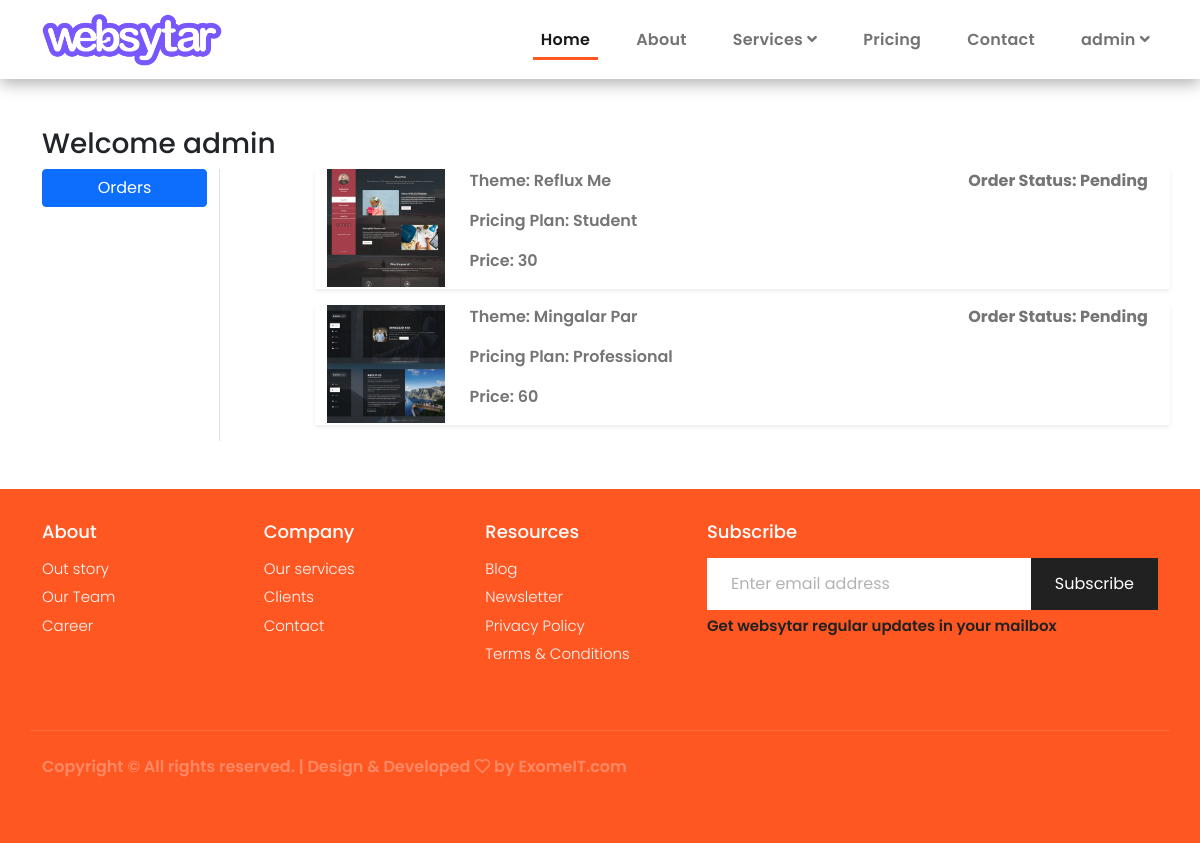
Screenshot of /check-order (signed in) with the database file from the repository.
### ecom/models.py (models this page shows, shortened)
class OrderPortfolio(models.Model):
    user = models.ForeignKey(User, on_delete=models.CASCADE)
    customer = models.ForeignKey(Customer, on_delete=models.CASCADE)
    price = models.ForeignKey(PortfolioPricing, on_delete=models.CASCADE)
    theme = models.ForeignKey(PortfolioTheme, on_delete=models.CASCADE)
    status = models.CharField(max_length=50, choices=STATUS_CHOICES, default='Pending')
    ordered_date = models.DateTimeField(auto_now_add=True)
    domain_name = models.CharField(max_length=100, null=True)
    buy_domain = models.CharField(max_length=100, null=True)

class PortfolioTheme(models.Model):
    name = models.CharField(max_length=100)
    image = models.ImageField(upload_to='ecom/theme_image')
    description = models.TextField()

class PortfolioPricing(models.Model):
    package_name = models.CharField(max_length=100)
    features = models.TextField()
    price = models.IntegerField()
    category = models.CharField(choices=CATEGORY_CHOICES, max_length=50)

### ecom/views.py (the view)
# urls.py: path('check-order', views.check_order, name='check_order'),
def check_order(request):
    order_placed = OrderPortfolio.objects.filter(user=request.user)
    return render(request, 'ecom/check_order.html', {'order_placed':order_placed})

### templates/ecom/check_order.html (shortened to what this page needs)
{% extends 'ecom/base.html' %}
{% load static %}
{% block main %}
<div class="container my-5">
 <div class="row">
 <h3>Welcome {{request.user}} </h3>
  <div class="col-sm-2 border-end">
   <ul class="list-unstyled">
    <li class="d-grid"><a href="#" class="btn btn-primary">Orders</a></li>
   </ul>
  </div>
  <div class="col-sm-9 offset-sm-1">
      {% for op in order_placed %}
   <div class="row shadow-sm mb-3">
    <div class="col-sm-2">
        <img src="{{op.theme.image.url}}" alt="" class="img-fluid" height="150" width="150">
    </div>
    <div class="col-sm-7">
        <p>Theme: {{op.theme.name}} </p>
        <p>Pricing Plan: {{op.price.package_name}}</p>
        <p>Price: {{op.price.price}}</p>
    </div>
    <div class="col-sm-3 fw-bold">
        <p>Order Status: {{op.status}} </p>
    </div>
   </div>
   {% endfor %}
  </div>
 </div>
</div>
{% endblock main %}

### templates/ecom/base.html (shortened to what this page needs)
<!doctype html>
{% load static %}
<html lang="en">
  <head>
    <link href="https://cdn.jsdelivr.net/npm/bootstrap@5.0.1/dist/css/bootstrap.min.css" rel="stylesheet">
    <link rel="stylesheet" href="{% static 'ecom/assets/css/owl.carousel.min.css' %}" />
    <link rel="stylesheet" href="{% static 'ecom/assets/css/index-style.css' %}">
    <link rel="stylesheet" href="https://cdnjs.cloudflare.com/ajax/libs/font-awesome/5.15.3/css/all.min.css"/>
    <link rel="stylesheet" href="{% static 'ecom/assets/css/animated.css' %}">
    <link rel="stylesheet" href="{% static 'ecom/assets/css/owl.css' %}">
  </head>
  <body>
  <header class="nav-style">
    <nav class="navbar navbar-expand-lg navbar-light">
      <div class="container">
        <a class="navbar-brand" href="{% url 'home_page' %}"
          ><img src="{% static 'ecom/assets/img/logo.png' %}" alt="logo" width="180px"
        /></a>
        <div class="collapse navbar-collapse" id="navbarSupportedContent">
          <ul
            class="
              navbar-nav
              ms-auto
              mb-lg-0
              justify-content-center
              align-items-center
            "
          >
            <li class="nav-item">
              <a class="nav-link active" aria-current="page" href="{% url 'home_page' %}">Home</a>
            </li>
            <li class="nav-item">
              <a class="nav-link" href="{% url 'about_us' %}">About</a>
            </li>
            <li class="nav-item dropdown">
              <a
                class="nav-link dropdown-toggle"
                href="#"
                id="navbarDropdown"
                role="button"
                data-bs-toggle="dropdown"
                aria-expanded="false"
              >
                Services
                <i class="fa fa-angle-down"></i>
              </a>
            </li>
            <li class="nav-item">
              <a class="nav-link" href="{% url 'pricing_plan' %}">Pricing</a>
            </li>
            <li class="nav-item">
              <a class="nav-link" href="{% url 'contact_us' %}">Contact</a>
            </li>
        {% if request.user.is_authenticated %}
            <li class="nav-item dropdown">
              <a
                class="nav-link dropdown-toggle"
                href="#"
                id="navbarDropdown"
                role="button"
                data-bs-toggle="dropdown"
                aria-expanded="false"
              >
                {{request.user}}
                <i class="fa fa-angle-down"></i>
              </a>
            </li>
            {% else %}
            <li class="nav-item">
              <a class="btn btn-outline-primary" href="{% url 'login' %}">Login</a>
            </li>
            {% endif %}
          </ul>
        </div>
      </div>
    </nav>
  </header>
{% block main %}
{% endblock main %}
<footer class="footer-10">
    <div class="container">
        <div class="row">
            <div class="col-md-7">
                <div class="row">
                    <div class="col-md-4 col-6 mb-md-0 mb-4">
                        <h2 class="footer-heading">About</h2>
                        <ul class="list-unstyled">
              <li><a href="#" class="d-block">Out story</a></li>
              <li><a href="#" class="d-block">Our Team</a></li>
              <li><a href="#" class="d-block">Career</a></li>
            </ul>
                    </div>
                    <div class="col-md-4 mb-md-0 col-6 mb-4">
                        <h2 class="footer-heading">Company</h2>
                        <ul class="list-unstyled">
              <li><a href="#" class="d-block">Our services</a></li>
              <li><a href="#" class="d-block">Clients</a></li>
              <li><a href="#" class="d-block">Contact</a></li>
            </ul>
                    </div>
                    <div class="col-md-4 mb-md-0 mb-4">
                        <h2 class="footer-heading">Resources</h2>
                        <ul class="list-unstyled">
              <li><a href="#" class="d-block">Blog</a></li>
              <li><a href="#" class="d-block">Newsletter</a></li>
              <li><a href="#" class="d-block">Privacy Policy</a></li>
              <li><a href="#" class="d-block">Terms & Conditions</a></li>
            </ul>
                    </div>
                </div>
            </div>
            <div class="col-md-5 mb-md-0 mb-4">
                <h2 class="footer-heading">Subscribe</h2>
                <form action="#" class="subscribe-form">
      <div class="form-group d-flex">
        <input type="text" class="form-control rounded-left" placeholder="Enter email address">
        <button type="submit" class="form-control submit rounded-right">Subscribe</button>
      </div>
      <span class="subheading">Get websytar regular updates in your mailbox</span>
    </form>
            </div>
        </div>
        <div class="row mt-5 pt-4 border-top">
  <div class="col-md-6 col-lg-8 mb-md-0 mb-4">
    <p class="copyright mb-0">
Copyright &copy; All rights reserved. | Design & Developed <i class="far fa-heart"></i> by <a href="https://exomeit.com" target="_blank">ExomeIT.com</a>
</p>
  </div>
  <div class="col-md-6 col-lg-4 text-md-right">
  </div>
</div>
    </div>
</footer>
</body>
</html>

### static/ecom/assets/css/index-style.css (style rules this page uses)
:root { --main-color: #FF5722; --deep-color-1: #E64A19; --main-color-light: #FFCCBC; --bg-dark: #2b2c2f; --main-to-dark-color: var(--main-color); --dark-to-main-color: var(--bg-dark); --shadow-black-100: 0 5px 15px rgba(0, 0, 0, 0.1); --shadow-black-300: 0 5px 15px rgba(0, 0, 0, 0.3); --black-900: #212121; --black-400: #757575; --black-300: #BDBDBD; --black-100: #f7f7f7; --black-000: #fff; --black-alpha-100: rgba(0, 0, 0, 0.05); }
html, body { font-family: 'Poppins', sans-serif; font-size: 16px; font-weight: 600; overflow-x: hidden; background-color: #fff; line-height: 1.5; }
* { margin: 0; padding: 0; outline: none !important; }
a { text-decoration: none !important; }
ul { list-style: none; }
p { font-size: 16px; line-height: 24px; color: var(--black-400); }
.nav-style { background-color: #fff; box-shadow: var(--shadow-black-300); }
.navbar-nav .nav-item { padding-left: 30px; font-weight: 600; font-size: 16px; color: var(--black-700); letter-spacing: 0.25px; }
.navbar-nav .nav-item .nav-link { position: relative; }
.navbar-nav .nav-item .nav-link::before { content: ''; position: absolute; left: 0; bottom: 0; right: 0; height: 3px; background-color: var(--main-color); transition: all 0.5s ease; transform: scale(0); }
.navbar-nav .nav-item .nav-link.active::before, .navbar-nav .nav-item .nav-link:hover::before { transform: scale(1); }
.dropdown-toggle::after { display: none; }
.form-group { margin-bottom: 20px; }
.form-control { height: 52px; border: 1px solid var(--main-color); border-radius: 10px; padding: 0 24px; background-color: var(--black-000); color: var(--black-900); transition: all 0.5s ease; }
.footer-10 { background: var(--main-color); padding: 2em 0 4em 0; }
.footer-10 .border-top, .footer-10 .border-bottom { border-color: rgba(255, 255, 255, 0.1) !important; }
.footer-10 .footer-heading { font-size: 18px; color: #fff; margin-bottom: 15px; }
.footer-10 p { color: rgba(255, 255, 255, 0.3); }
.footer-10 a { color: #1089ff; }
.footer-10 .list-unstyled li a { color: var(--black-100); font-weight: 300; margin: 6px 0; font-size: 15px; }
.footer-10 .subscribe-form .form-group { position: relative; margin-bottom: 0; border-radius: 0; }
.footer-10 .subscribe-form .form-group input { background: white !important; border: none !important; outline: none !important; color: rgba(0, 0, 0, 0.3) !important; font-size: 16px; border-radius: 0; }
.footer-10 .subscribe-form .form-group .submit { color: #fff !important; display: block; width: 130px; height: 52px; font-size: 16px; background: var(--black-900) !important; border: none; border-radius: 0; }
.footer-10 .subscribe-form .subheading { display: inline-block; margin-top: 5px; color: var(--black-900); font-size: 15px; }
.footer-10 .copyright a { color: rgba(255, 255, 255, 0.3); }

### rows the page displays
OrderPortfolio: theme.image (picture), theme.name "Reflux Me", price.package_name "Student", price.price "30", status "Pending"
OrderPortfolio: theme.image (picture), theme.name "Mingalar Par", price.package_name "Professional", price.price "60", status "Pending"

### other values shown
{{ request.user }} "admin"
